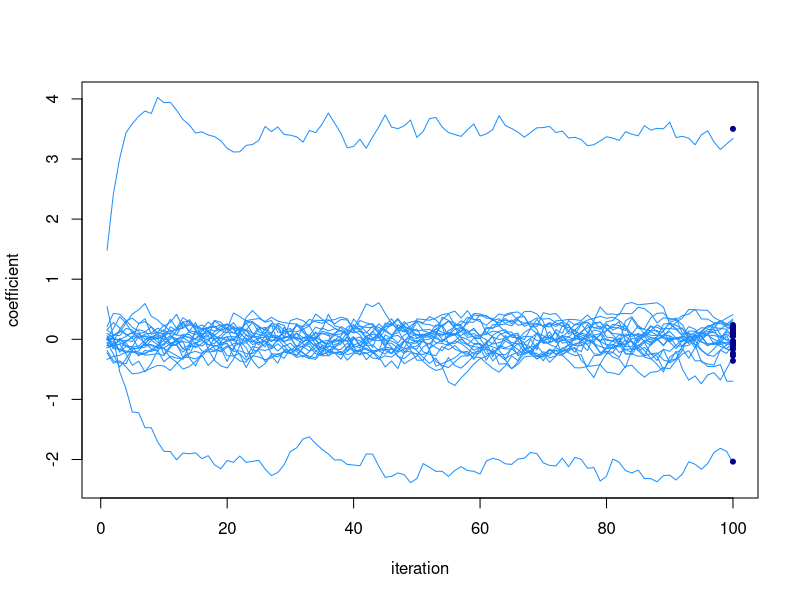
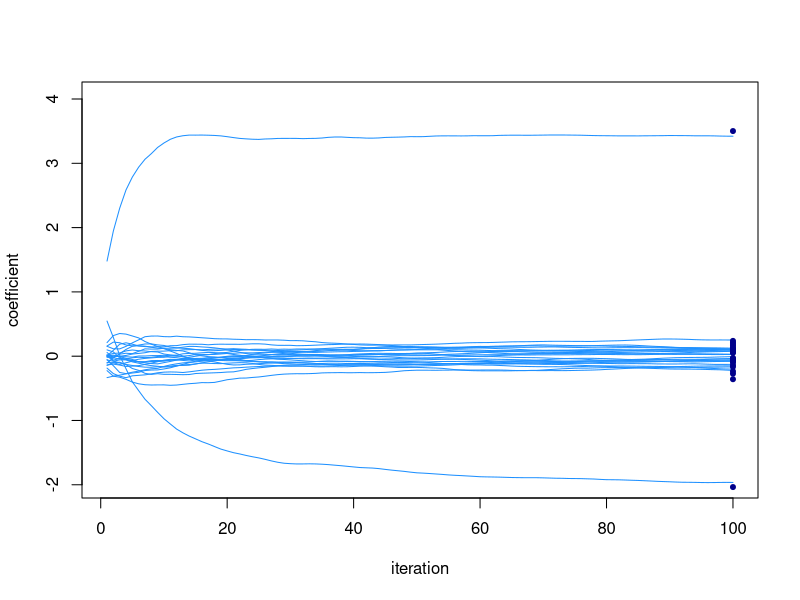
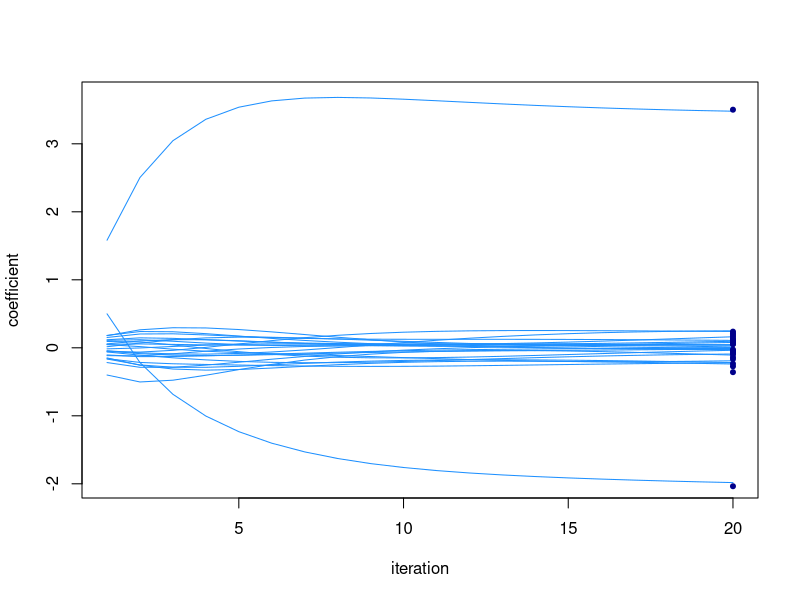

Write the R code that produced these figures, in order.
library(MASS)

set.seed(3)

# Simulate n data points from a ridge regression model with p inputs.
# Other parameters: p1, the number of nonzero coefficients to simulate
# (should not be greater than p); s, the residual standard deviation
# (s.d.); s0, the prior s.d. used to simulate the nonzero
# coefficients; and r, the correlation among the inputs.
sim_ridge_data <- function (n, p, p1, s, s0, r) {
  R <- matrix(r,p,p)
  diag(R) <- 1
  X <- mvrnorm(n,rep(0,p),R)
  X <- scale(X,center = TRUE,scale = FALSE)
  b <- rep(0,p)
  b[1:p1] <- rnorm(p1,sd = s0)
  y <- X %*% b + rnorm(n,sd = s)
  y <- drop(scale(y,center = TRUE,scale = FALSE))
  return(list(X = X,y = y,b = b))
}

# Return the posterior distribution for the ridge regression model
# given data X, y, residual s.d. s, and prior s.d. s0.
ridge_post <- function (X, y, s, s0) {
  p <- ncol(X)
  lambda <- (s/s0)^2
  V <- s^2 * solve(crossprod(X) + lambda*diag(p))
  b <- drop(V %*% crossprod(X,y)/s^2)
  return(list(mean = b,var = diag(V)))
}

# TO DO: Explain here what this function does, and how to use it.
ridge_gs <- function (X, y, s, s0, niter, b = rep(0,ncol(X))) {
  p  <- length(b)
  B  <- matrix(0,p,niter)
  XX <- crossprod(X)
  xy <- drop(crossprod(X,y))
  for (i in 1:niter) {
    for (j in 1:p) {
      v    <- 1/(XX[j,j]/s^2 + 1/s0^2)
      mu   <- v * (xy[j] - sum(XX[j,-j]*b[-j]))/s^2
      b[j] <- rnorm(1,mu,sqrt(v))
    }
    B[,i] <- b
  }
  return(B)
}

# TO DO: Explain here what this function does, and how to use it.
plot_coefs_over_time <- function (B, show_average = FALSE) {
  p     <- nrow(B)
  niter <- ncol(B)
  if (show_average)
    B[1,] <- cumsum(B[1,])/1:niter
  plot(1:niter,B[1,],type = "l",lwd = 1,col = "dodgerblue",
       ylim = range(B),xlab = "iteration",ylab = "coefficient")
  for (j in 2:p) {
    if (show_average)
      B[j,] <- cumsum(B[j,])/1:niter
    lines(1:niter,B[j,],lwd = 1,col = "dodgerblue")
  }
}

n   <- 80
p   <- 24
s   <- 0.6
s0  <- 3
r   <- 0.8
sim <- sim_ridge_data(n,p,2,s,s0,r)
X   <- sim$X
y   <- sim$y

post <- ridge_post(X,y,s,s0)

niter <- 100
B <- ridge_gs(X,y,s,s0,niter)
plot_coefs_over_time(B)
points(rep(niter,p),post$mean,pch = 20,col = "darkblue",cex = 1)
plot_coefs_over_time(B,show_average = TRUE)
points(rep(niter,p),post$mean,pch = 20,col = "darkblue",cex = 1)

# TO DO: UPDATE THIS DESCRIPTION. Return the posterior distribution
# for the ridge regression model given data X, y, residual s.d. s, and
# prior s.d. s0.
ridge_post1 <- function (x, y, s, s0) {
  xx <- sum(x^2)
  xy <- sum(x*y)
  v <- s^2/(xx + (s/s0)^2)
  # v <- 1/(xx/s^2 + 1/s0^2)
  b <- v*xy/s^2
  return(list(mean = b,var = v))
}

# TO DO: Explain here what this function does, and how to use it.
ridge_coord_ascent <- function (X, y, s, s0, niter, b = rep(0,ncol(X))) {
  p <- length(b)
  B <- matrix(0,p,niter)
  for (i in 1:niter) {
    r <- drop(y - X %*% b)
    for (j in 1:p) {
      x <- X[,j]
      r <- r + x*b[j]
      b[j] <- ridge_post1(x,r,s,s0)$mean
      r <- r - x*b[j]
    }
    B[,i] <- b
  }
  return(B)
}

niter <- 20
B_map <- ridge_coord_ascent(X,y,s,s0,niter)
plot_coefs_over_time(B_map)
points(rep(niter,p),post$mean,pch = 20,col = "darkblue",cex = 1)
